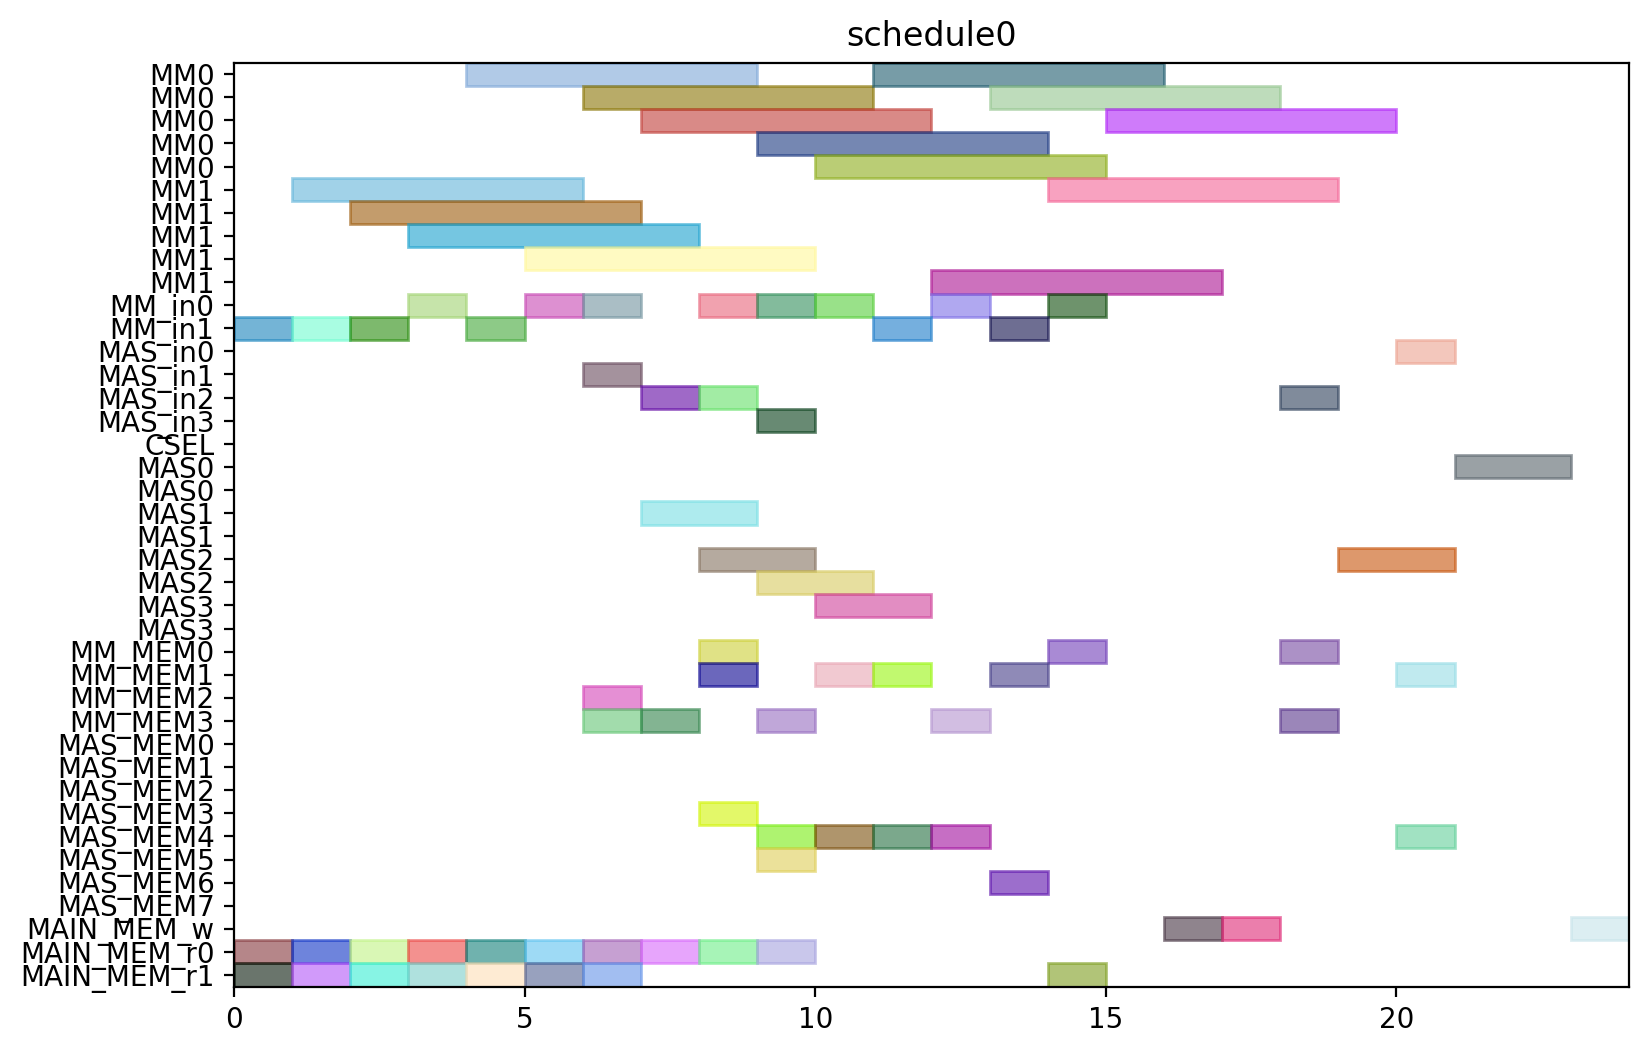

Here is the Python script that generated this plot:
from pyschedule import Scenario, solvers, plotters, alt


def solve():
	horizon = 120
	S = Scenario("schedule0", horizon=horizon)

	# resource
	MM = S.Resources('MM', num=2, size=5)
	MM_in = S.Resources('MM_in', num=2)
	MAS_in = S.Resources('MAS_in', num=4)
	CSEL = S.Resource('CSEL')
	MAS = S.Resources('MAS', num=4, size=2, periods=range(1, horizon))
	MM_MEM = S.Resources('MM_MEM', num=4)
	MAS_MEM = S.Resources('MAS_MEM', num=8)
	MAIN_MEM_w = S.Resource('MAIN_MEM_w', size=1)
	MAIN_MEM_r = S.Resources('MAIN_MEM_r', num=2)

	# result of previous scheduling

	# new tasks
	r1 = S.Task('r1', length=5, delay_cost=1)
	r1 += alt(MM)
	r1_in = S.Task('r1_in', length=1, delay_cost=1)
	r1_in += alt(MM_in)
	S += r1_in*MM_in[0]<=r1*MM[0]
	S += r1_in*MM_in[1]<=r1*MM[1]
	r1_mem0 = S.Task('r1_mem0', length=1, delay_cost=1)
	r1_mem0 += MAIN_MEM_r[0]
	S += r1_mem0 <= r1

	r1_mem1 = S.Task('r1_mem1', length=1, delay_cost=1)
	r1_mem1 += MAIN_MEM_r[1]
	S += r1_mem1 <= r1

	r3 = S.Task('r3', length=5, delay_cost=1)
	r3 += alt(MM)
	r3_in = S.Task('r3_in', length=1, delay_cost=1)
	r3_in += alt(MM_in)
	S += r3_in*MM_in[0]<=r3*MM[0]
	S += r3_in*MM_in[1]<=r3*MM[1]
	r3_mem0 = S.Task('r3_mem0', length=1, delay_cost=1)
	r3_mem0 += MAIN_MEM_r[0]
	S += r3_mem0 <= r3

	r3_mem1 = S.Task('r3_mem1', length=1, delay_cost=1)
	r3_mem1 += MAIN_MEM_r[1]
	S += r3_mem1 <= r3

	r4 = S.Task('r4', length=5, delay_cost=1)
	r4 += alt(MM)
	r4_in = S.Task('r4_in', length=1, delay_cost=1)
	r4_in += alt(MM_in)
	S += r4_in*MM_in[0]<=r4*MM[0]
	S += r4_in*MM_in[1]<=r4*MM[1]
	r4_mem0 = S.Task('r4_mem0', length=1, delay_cost=1)
	r4_mem0 += MAIN_MEM_r[0]
	S += r4_mem0 <= r4

	r4_mem1 = S.Task('r4_mem1', length=1, delay_cost=1)
	r4_mem1 += MAIN_MEM_r[1]
	S += r4_mem1 <= r4

	r5 = S.Task('r5', length=5, delay_cost=1)
	r5 += alt(MM)
	r5_in = S.Task('r5_in', length=1, delay_cost=1)
	r5_in += alt(MM_in)
	S += r5_in*MM_in[0]<=r5*MM[0]
	S += r5_in*MM_in[1]<=r5*MM[1]
	r5_mem0 = S.Task('r5_mem0', length=1, delay_cost=1)
	r5_mem0 += MAIN_MEM_r[0]
	S += r5_mem0 <= r5

	r5_mem1 = S.Task('r5_mem1', length=1, delay_cost=1)
	r5_mem1 += MAIN_MEM_r[1]
	S += r5_mem1 <= r5

	r6 = S.Task('r6', length=5, delay_cost=1)
	r6 += alt(MM)
	r6_in = S.Task('r6_in', length=1, delay_cost=1)
	r6_in += alt(MM_in)
	S += r6_in*MM_in[0]<=r6*MM[0]
	S += r6_in*MM_in[1]<=r6*MM[1]
	r6_mem0 = S.Task('r6_mem0', length=1, delay_cost=1)
	r6_mem0 += MAIN_MEM_r[0]
	S += r6_mem0 <= r6

	r6_mem1 = S.Task('r6_mem1', length=1, delay_cost=1)
	r6_mem1 += MAIN_MEM_r[1]
	S += r6_mem1 <= r6

	r12 = S.Task('r12', length=5, delay_cost=1)
	r12 += alt(MM)
	r12_in = S.Task('r12_in', length=1, delay_cost=1)
	r12_in += alt(MM_in)
	S += r12_in*MM_in[0]<=r12*MM[0]
	S += r12_in*MM_in[1]<=r12*MM[1]
	r12_mem0 = S.Task('r12_mem0', length=1, delay_cost=1)
	r12_mem0 += MAIN_MEM_r[0]
	S += r12_mem0 <= r12

	r12_mem1 = S.Task('r12_mem1', length=1, delay_cost=1)
	r12_mem1 += MAIN_MEM_r[1]
	S += r12_mem1 <= r12

	r13 = S.Task('r13', length=5, delay_cost=1)
	r13 += alt(MM)
	r13_in = S.Task('r13_in', length=1, delay_cost=1)
	r13_in += alt(MM_in)
	S += r13_in*MM_in[0]<=r13*MM[0]
	S += r13_in*MM_in[1]<=r13*MM[1]
	r13_mem0 = S.Task('r13_mem0', length=1, delay_cost=1)
	r13_mem0 += MAIN_MEM_r[0]
	S += r13_mem0 <= r13

	r13_mem1 = S.Task('r13_mem1', length=1, delay_cost=1)
	r13_mem1 += MAIN_MEM_r[1]
	S += r13_mem1 <= r13

	r2 = S.Task('r2', length=2, delay_cost=1)
	r2 += alt(MAS)
	r2_in = S.Task('r2_in', length=1, delay_cost=1)
	r2_in += alt(MAS_in)
	S += r2_in*MAS_in[0]<=r2*MAS[0]

	S += r2_in*MAS_in[1]<=r2*MAS[1]

	S += r2_in*MAS_in[2]<=r2*MAS[2]

	S += r2_in*MAS_in[3]<=r2*MAS[3]

	r2_mem0 = S.Task('r2_mem0', length=1, delay_cost=1)
	r2_mem0 += alt(MM_MEM)
	S += (r1*MM[0])-1 < r2_mem0*MM_MEM[0]
	S += (r1*MM[1])-1 < r2_mem0*MM_MEM[2]
	S += r2_mem0 <= r2

	r2_mem1 = S.Task('r2_mem1', length=1, delay_cost=1)
	r2_mem1 += alt(MM_MEM)
	S += (r1*MM[0])-1 < r2_mem1*MM_MEM[1]
	S += (r1*MM[1])-1 < r2_mem1*MM_MEM[3]
	S += r2_mem1 <= r2

	r7 = S.Task('r7', length=2, delay_cost=1)
	r7 += alt(MAS)
	r7_in = S.Task('r7_in', length=1, delay_cost=1)
	r7_in += alt(MAS_in)
	S += r7_in*MAS_in[0]<=r7*MAS[0]

	S += r7_in*MAS_in[1]<=r7*MAS[1]

	S += r7_in*MAS_in[2]<=r7*MAS[2]

	S += r7_in*MAS_in[3]<=r7*MAS[3]

	r7_mem0 = S.Task('r7_mem0', length=1, delay_cost=1)
	r7_mem0 += alt(MM_MEM)
	S += (r5*MM[0])-1 < r7_mem0*MM_MEM[0]
	S += (r5*MM[1])-1 < r7_mem0*MM_MEM[2]
	S += r7_mem0 <= r7

	r7_mem1 = S.Task('r7_mem1', length=1, delay_cost=1)
	r7_mem1 += alt(MM_MEM)
	S += (r6*MM[0])-1 < r7_mem1*MM_MEM[1]
	S += (r6*MM[1])-1 < r7_mem1*MM_MEM[3]
	S += r7_mem1 <= r7

	r8 = S.Task('r8', length=2, delay_cost=1)
	r8 += alt(MAS)
	r8_in = S.Task('r8_in', length=1, delay_cost=1)
	r8_in += alt(MAS_in)
	S += r8_in*MAS_in[0]<=r8*MAS[0]

	S += r8_in*MAS_in[1]<=r8*MAS[1]

	S += r8_in*MAS_in[2]<=r8*MAS[2]

	S += r8_in*MAS_in[3]<=r8*MAS[3]

	r8_mem0 = S.Task('r8_mem0', length=1, delay_cost=1)
	r8_mem0 += MAIN_MEM_r[0]
	S += r8_mem0 <= r8

	r8_mem1 = S.Task('r8_mem1', length=1, delay_cost=1)
	r8_mem1 += alt(MM_MEM)
	S += (r4*MM[0])-1 < r8_mem1*MM_MEM[1]
	S += (r4*MM[1])-1 < r8_mem1*MM_MEM[3]
	S += r8_mem1 <= r8

	r10 = S.Task('r10', length=2, delay_cost=1)
	r10 += alt(MAS)
	r10_in = S.Task('r10_in', length=1, delay_cost=1)
	r10_in += alt(MAS_in)
	S += r10_in*MAS_in[0]<=r10*MAS[0]

	S += r10_in*MAS_in[1]<=r10*MAS[1]

	S += r10_in*MAS_in[2]<=r10*MAS[2]

	S += r10_in*MAS_in[3]<=r10*MAS[3]

	r10_mem0 = S.Task('r10_mem0', length=1, delay_cost=1)
	r10_mem0 += MAIN_MEM_r[0]
	S += r10_mem0 <= r10

	r10_mem1 = S.Task('r10_mem1', length=1, delay_cost=1)
	r10_mem1 += alt(MM_MEM)
	S += (r4*MM[0])-1 < r10_mem1*MM_MEM[1]
	S += (r4*MM[1])-1 < r10_mem1*MM_MEM[3]
	S += r10_mem1 <= r10

	r9 = S.Task('r9', length=5, delay_cost=1)
	r9 += alt(MM)
	r9_in = S.Task('r9_in', length=1, delay_cost=1)
	r9_in += alt(MM_in)
	S += r9_in*MM_in[0]<=r9*MM[0]
	S += r9_in*MM_in[1]<=r9*MM[1]
	r9_mem0 = S.Task('r9_mem0', length=1, delay_cost=1)
	r9_mem0 += MAIN_MEM_r[0]
	S += r9_mem0 <= r9

	r9_mem1 = S.Task('r9_mem1', length=1, delay_cost=1)
	r9_mem1 += alt(MAS_MEM)
	S += (r7*MAS[0])-1 < r9_mem1*MAS_MEM[1]
	S += (r7*MAS[1])-1 < r9_mem1*MAS_MEM[3]
	S += (r7*MAS[2])-1 < r9_mem1*MAS_MEM[5]
	S += (r7*MAS[3])-1 < r9_mem1*MAS_MEM[7]
	S += r9_mem1 <= r9

	r11 = S.Task('r11', length=5, delay_cost=1)
	r11 += alt(MM)
	r11_in = S.Task('r11_in', length=1, delay_cost=1)
	r11_in += alt(MM_in)
	S += r11_in*MM_in[0]<=r11*MM[0]
	S += r11_in*MM_in[1]<=r11*MM[1]
	r11_mem0 = S.Task('r11_mem0', length=1, delay_cost=1)
	r11_mem0 += alt(MAS_MEM)
	S += (r10*MAS[0])-1 < r11_mem0*MAS_MEM[0]
	S += (r10*MAS[1])-1 < r11_mem0*MAS_MEM[2]
	S += (r10*MAS[2])-1 < r11_mem0*MAS_MEM[4]
	S += (r10*MAS[3])-1 < r11_mem0*MAS_MEM[6]
	S += r11_mem0 <= r11

	r11_mem1 = S.Task('r11_mem1', length=1, delay_cost=1)
	r11_mem1 += alt(MAS_MEM)
	S += (r10*MAS[0])-1 < r11_mem1*MAS_MEM[1]
	S += (r10*MAS[1])-1 < r11_mem1*MAS_MEM[3]
	S += (r10*MAS[2])-1 < r11_mem1*MAS_MEM[5]
	S += (r10*MAS[3])-1 < r11_mem1*MAS_MEM[7]
	S += r11_mem1 <= r11

	PX_new = S.Task('PX_new', length=5, delay_cost=1)
	PX_new += alt(MM)
	PX_new_in = S.Task('PX_new_in', length=1, delay_cost=1)
	PX_new_in += alt(MM_in)
	S += PX_new_in*MM_in[0]<=PX_new*MM[0]
	S += PX_new_in*MM_in[1]<=PX_new*MM[1]
	S += 0<PX_new

	PX_new_w = S.Task('PX_new_w', length=1, delay_cost=1)
	PX_new_w += alt(MAIN_MEM_w)
	S += PX_new <= PX_new_w

	PX_new_mem0 = S.Task('PX_new_mem0', length=1, delay_cost=1)
	PX_new_mem0 += alt(MAS_MEM)
	S += (r2*MAS[0])-1 < PX_new_mem0*MAS_MEM[0]
	S += (r2*MAS[1])-1 < PX_new_mem0*MAS_MEM[2]
	S += (r2*MAS[2])-1 < PX_new_mem0*MAS_MEM[4]
	S += (r2*MAS[3])-1 < PX_new_mem0*MAS_MEM[6]
	S += PX_new_mem0 <= PX_new

	PX_new_mem1 = S.Task('PX_new_mem1', length=1, delay_cost=1)
	PX_new_mem1 += alt(MM_MEM)
	S += (r12*MM[0])-1 < PX_new_mem1*MM_MEM[1]
	S += (r12*MM[1])-1 < PX_new_mem1*MM_MEM[3]
	S += PX_new_mem1 <= PX_new

	r14 = S.Task('r14', length=5, delay_cost=1)
	r14 += alt(MM)
	r14_in = S.Task('r14_in', length=1, delay_cost=1)
	r14_in += alt(MM_in)
	S += r14_in*MM_in[0]<=r14*MM[0]
	S += r14_in*MM_in[1]<=r14*MM[1]
	r14_mem0 = S.Task('r14_mem0', length=1, delay_cost=1)
	r14_mem0 += alt(MAS_MEM)
	S += (r2*MAS[0])-1 < r14_mem0*MAS_MEM[0]
	S += (r2*MAS[1])-1 < r14_mem0*MAS_MEM[2]
	S += (r2*MAS[2])-1 < r14_mem0*MAS_MEM[4]
	S += (r2*MAS[3])-1 < r14_mem0*MAS_MEM[6]
	S += r14_mem0 <= r14

	r14_mem1 = S.Task('r14_mem1', length=1, delay_cost=1)
	r14_mem1 += alt(MM_MEM)
	S += (r3*MM[0])-1 < r14_mem1*MM_MEM[1]
	S += (r3*MM[1])-1 < r14_mem1*MM_MEM[3]
	S += r14_mem1 <= r14

	Z1_new = S.Task('Z1_new', length=5, delay_cost=1)
	Z1_new += alt(MM)
	Z1_new_in = S.Task('Z1_new_in', length=1, delay_cost=1)
	Z1_new_in += alt(MM_in)
	S += Z1_new_in*MM_in[0]<=Z1_new*MM[0]
	S += Z1_new_in*MM_in[1]<=Z1_new*MM[1]
	S += 0<Z1_new

	Z1_new_w = S.Task('Z1_new_w', length=1, delay_cost=1)
	Z1_new_w += alt(MAIN_MEM_w)
	S += Z1_new <= Z1_new_w

	Z1_new_mem0 = S.Task('Z1_new_mem0', length=1, delay_cost=1)
	Z1_new_mem0 += alt(MAS_MEM)
	S += (r2*MAS[0])-1 < Z1_new_mem0*MAS_MEM[0]
	S += (r2*MAS[1])-1 < Z1_new_mem0*MAS_MEM[2]
	S += (r2*MAS[2])-1 < Z1_new_mem0*MAS_MEM[4]
	S += (r2*MAS[3])-1 < Z1_new_mem0*MAS_MEM[6]
	S += Z1_new_mem0 <= Z1_new

	Z1_new_mem1 = S.Task('Z1_new_mem1', length=1, delay_cost=1)
	Z1_new_mem1 += alt(MM_MEM)
	S += (r13*MM[0])-1 < Z1_new_mem1*MM_MEM[1]
	S += (r13*MM[1])-1 < Z1_new_mem1*MM_MEM[3]
	S += Z1_new_mem1 <= Z1_new

	r15 = S.Task('r15', length=5, delay_cost=1)
	r15 += alt(MM)
	r15_in = S.Task('r15_in', length=1, delay_cost=1)
	r15_in += alt(MM_in)
	S += r15_in*MM_in[0]<=r15*MM[0]
	S += r15_in*MM_in[1]<=r15*MM[1]
	r15_mem0 = S.Task('r15_mem0', length=1, delay_cost=1)
	r15_mem0 += alt(MAS_MEM)
	S += (r8*MAS[0])-1 < r15_mem0*MAS_MEM[0]
	S += (r8*MAS[1])-1 < r15_mem0*MAS_MEM[2]
	S += (r8*MAS[2])-1 < r15_mem0*MAS_MEM[4]
	S += (r8*MAS[3])-1 < r15_mem0*MAS_MEM[6]
	S += r15_mem0 <= r15

	r15_mem1 = S.Task('r15_mem1', length=1, delay_cost=1)
	r15_mem1 += alt(MM_MEM)
	S += (r9*MM[0])-1 < r15_mem1*MM_MEM[1]
	S += (r9*MM[1])-1 < r15_mem1*MM_MEM[3]
	S += r15_mem1 <= r15

	r16 = S.Task('r16', length=5, delay_cost=1)
	r16 += alt(MM)
	r16_in = S.Task('r16_in', length=1, delay_cost=1)
	r16_in += alt(MM_in)
	S += r16_in*MM_in[0]<=r16*MM[0]
	S += r16_in*MM_in[1]<=r16*MM[1]
	r16_mem0 = S.Task('r16_mem0', length=1, delay_cost=1)
	r16_mem0 += alt(MM_MEM)
	S += (r11*MM[0])-1 < r16_mem0*MM_MEM[0]
	S += (r11*MM[1])-1 < r16_mem0*MM_MEM[2]
	S += r16_mem0 <= r16

	r16_mem1 = S.Task('r16_mem1', length=1, delay_cost=1)
	r16_mem1 += MAIN_MEM_r[1]
	S += r16_mem1 <= r16

	r17 = S.Task('r17', length=2, delay_cost=1)
	r17 += alt(MAS)
	r17_in = S.Task('r17_in', length=1, delay_cost=1)
	r17_in += alt(MAS_in)
	S += r17_in*MAS_in[0]<=r17*MAS[0]

	S += r17_in*MAS_in[1]<=r17*MAS[1]

	S += r17_in*MAS_in[2]<=r17*MAS[2]

	S += r17_in*MAS_in[3]<=r17*MAS[3]

	r17_mem0 = S.Task('r17_mem0', length=1, delay_cost=1)
	r17_mem0 += alt(MM_MEM)
	S += (r14*MM[0])-1 < r17_mem0*MM_MEM[0]
	S += (r14*MM[1])-1 < r17_mem0*MM_MEM[2]
	S += r17_mem0 <= r17

	r17_mem1 = S.Task('r17_mem1', length=1, delay_cost=1)
	r17_mem1 += alt(MM_MEM)
	S += (r15*MM[0])-1 < r17_mem1*MM_MEM[1]
	S += (r15*MM[1])-1 < r17_mem1*MM_MEM[3]
	S += r17_mem1 <= r17

	PY_new = S.Task('PY_new', length=2, delay_cost=1)
	PY_new += alt(MAS)
	PY_new_in = S.Task('PY_new_in', length=1, delay_cost=1)
	PY_new_in += alt(MAS_in)
	S += PY_new_in*MAS_in[0]<=PY_new*MAS[0]

	S += PY_new_in*MAS_in[1]<=PY_new*MAS[1]

	S += PY_new_in*MAS_in[2]<=PY_new*MAS[2]

	S += PY_new_in*MAS_in[3]<=PY_new*MAS[3]

	S += 0<PY_new

	PY_new_w = S.Task('PY_new_w', length=1, delay_cost=1)
	PY_new_w += alt(MAIN_MEM_w)
	S += PY_new <= PY_new_w

	PY_new_mem0 = S.Task('PY_new_mem0', length=1, delay_cost=1)
	PY_new_mem0 += alt(MAS_MEM)
	S += (r17*MAS[0])-1 < PY_new_mem0*MAS_MEM[0]
	S += (r17*MAS[1])-1 < PY_new_mem0*MAS_MEM[2]
	S += (r17*MAS[2])-1 < PY_new_mem0*MAS_MEM[4]
	S += (r17*MAS[3])-1 < PY_new_mem0*MAS_MEM[6]
	S += PY_new_mem0 <= PY_new

	PY_new_mem1 = S.Task('PY_new_mem1', length=1, delay_cost=1)
	PY_new_mem1 += alt(MM_MEM)
	S += (r16*MM[0])-1 < PY_new_mem1*MM_MEM[1]
	S += (r16*MM[1])-1 < PY_new_mem1*MM_MEM[3]
	S += PY_new_mem1 <= PY_new

	solvers.mip.solve(S,msg=1,kind='CPLEX',ratio_gap=1.01)

	solution = [['hoge']*len(S.solution()[1]) for i in range(len(S.solution()))]
	for i in range(len(S.solution())):
		for j in range(len(S.solution()[i])):
			solution[i][j]=str(S.solution()[i][j])
	print(solution)

	cycles = int(solution[-1][3])

	pic_file_name = "/mnt/rose/usr1/fukuda/ABE/multiRAM_multiMAS_16mux/scheduling_result/stage5MM2_stage2MAS4/EP_YRECOVER/schedule0.png"
	if(S.solution() != []):
		plotters.matplotlib.plot(S,img_filename=pic_file_name, show_task_labels=False, fig_size=(cycles*0.25+3, 6))

	return solution
